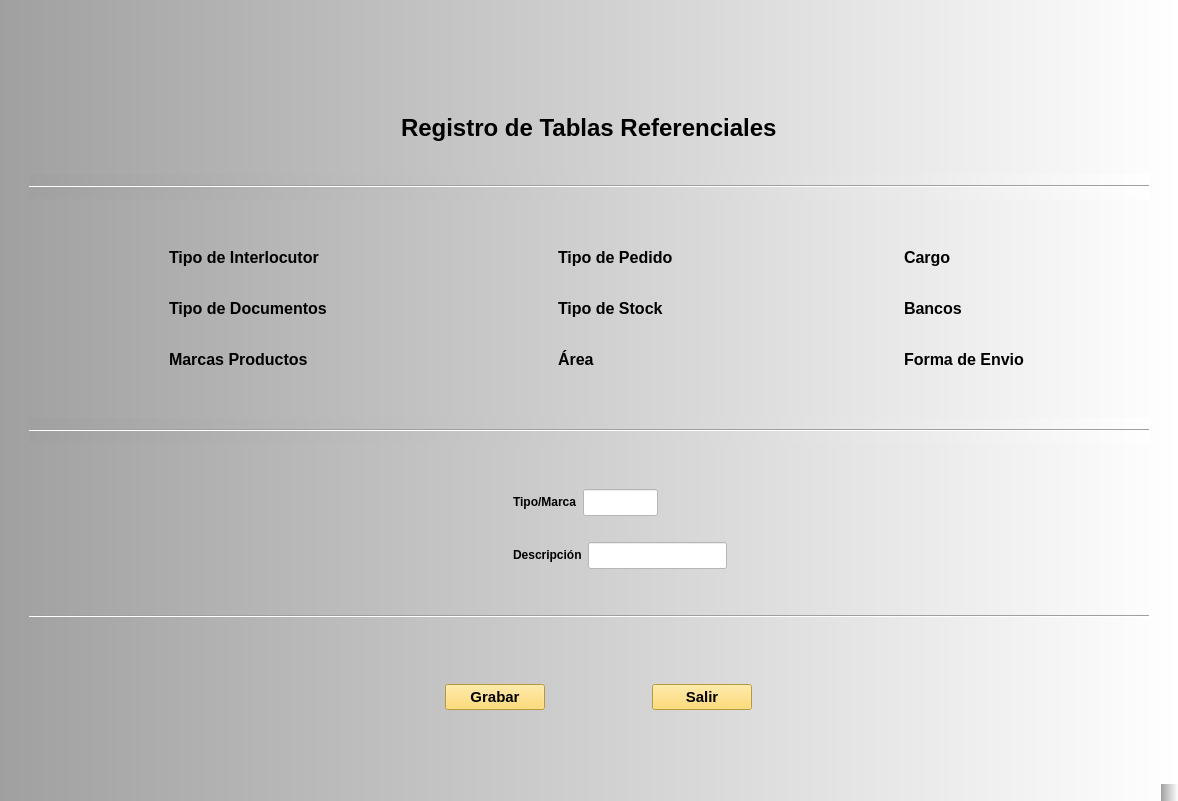
<?xml version="1.0" encoding="UTF-8"?>
<ui version="4.0">
 <class>MainWindow</class>
 <widget class="QMainWindow" name="MainWindow">
  <property name="geometry">
   <rect>
    <x>0</x>
    <y>0</y>
    <width>1178</width>
    <height>801</height>
   </rect>
  </property>
  <property name="windowTitle">
   <string>Registro de Tablas Referenciales</string>
  </property>
  <property name="styleSheet">
   <string notr="true">background-color: qlineargradient(spread:pad, x1:0, y1:0, x2:1, y2:0, stop:0 rgba(160, 160, 160, 255), stop:1 rgba(255, 255, 255, 255));





</string>
  </property>
  <property name="animated">
   <bool>true</bool>
  </property>
  <widget class="QWidget" name="centralwidget">
   <layout class="QGridLayout" name="gridLayout">
    <item row="0" column="0" rowspan="2">
     <spacer name="verticalSpacer_7">
      <property name="orientation">
       <enum>Qt::Vertical</enum>
      </property>
      <property name="sizeHint" stdset="0">
       <size>
        <width>20</width>
        <height>637</height>
       </size>
      </property>
     </spacer>
    </item>
    <item row="0" column="1">
     <spacer name="horizontalSpacer_18">
      <property name="orientation">
       <enum>Qt::Horizontal</enum>
      </property>
      <property name="sizeHint" stdset="0">
       <size>
        <width>794</width>
        <height>20</height>
       </size>
      </property>
     </spacer>
    </item>
    <item row="0" column="2" rowspan="2">
     <spacer name="verticalSpacer_8">
      <property name="orientation">
       <enum>Qt::Vertical</enum>
      </property>
      <property name="sizeHint" stdset="0">
       <size>
        <width>20</width>
        <height>637</height>
       </size>
      </property>
     </spacer>
    </item>
    <item row="1" column="1">
     <layout class="QVBoxLayout" name="verticalLayout_13">
      <item>
       <layout class="QHBoxLayout" name="horizontalLayout">
        <item>
         <widget class="QLabel" name="lbLogo_Mp">
          <property name="styleSheet">
           <string notr="true">background-color: rgba(255, 255, 255, 0);</string>
          </property>
         </widget>
        </item>
        <item>
         <spacer name="horizontalSpacer_17">
          <property name="orientation">
           <enum>Qt::Horizontal</enum>
          </property>
          <property name="sizeHint" stdset="0">
           <size>
            <width>506</width>
            <height>20</height>
           </size>
          </property>
         </spacer>
        </item>
        <item>
         <widget class="QLabel" name="lbLogo_Soc">
          <property name="styleSheet">
           <string notr="true">background-color: rgba(255, 255, 255, 0);</string>
          </property>
         </widget>
        </item>
       </layout>
      </item>
      <item>
       <layout class="QHBoxLayout" name="horizontalLayout_7">
        <item>
         <spacer name="horizontalSpacer_20">
          <property name="orientation">
           <enum>Qt::Horizontal</enum>
          </property>
          <property name="sizeHint" stdset="0">
           <size>
            <width>40</width>
            <height>20</height>
           </size>
          </property>
         </spacer>
        </item>
        <item>
         <widget class="QLabel" name="label_2">
          <property name="sizePolicy">
           <sizepolicy hsizetype="Preferred" vsizetype="Preferred">
            <horstretch>0</horstretch>
            <verstretch>0</verstretch>
           </sizepolicy>
          </property>
          <property name="maximumSize">
           <size>
            <width>16777215</width>
            <height>40</height>
           </size>
          </property>
          <property name="font">
           <font>
            <pointsize>18</pointsize>
            <weight>75</weight>
            <bold>true</bold>
           </font>
          </property>
          <property name="styleSheet">
           <string notr="true">background-color: rgba(255, 255, 255, 0);</string>
          </property>
          <property name="text">
           <string>Registro de Tablas Referenciales</string>
          </property>
         </widget>
        </item>
        <item>
         <spacer name="horizontalSpacer_22">
          <property name="orientation">
           <enum>Qt::Horizontal</enum>
          </property>
          <property name="sizeHint" stdset="0">
           <size>
            <width>40</width>
            <height>20</height>
           </size>
          </property>
         </spacer>
        </item>
       </layout>
      </item>
      <item>
       <spacer name="horizontalSpacer_35">
        <property name="orientation">
         <enum>Qt::Horizontal</enum>
        </property>
        <property name="sizeHint" stdset="0">
         <size>
          <width>40</width>
          <height>20</height>
         </size>
        </property>
       </spacer>
      </item>
      <item>
       <widget class="Line" name="line">
        <property name="sizePolicy">
         <sizepolicy hsizetype="Minimum" vsizetype="Expanding">
          <horstretch>0</horstretch>
          <verstretch>0</verstretch>
         </sizepolicy>
        </property>
        <property name="maximumSize">
         <size>
          <width>16777215</width>
          <height>25</height>
         </size>
        </property>
        <property name="orientation">
         <enum>Qt::Horizontal</enum>
        </property>
       </widget>
      </item>
      <item>
       <spacer name="verticalSpacer_9">
        <property name="orientation">
         <enum>Qt::Vertical</enum>
        </property>
        <property name="sizeType">
         <enum>QSizePolicy::Minimum</enum>
        </property>
        <property name="sizeHint" stdset="0">
         <size>
          <width>20</width>
          <height>40</height>
         </size>
        </property>
       </spacer>
      </item>
      <item>
       <layout class="QHBoxLayout" name="horizontalLayout_5">
        <item>
         <layout class="QVBoxLayout" name="verticalLayout_12">
          <item>
           <spacer name="horizontalSpacer">
            <property name="orientation">
             <enum>Qt::Horizontal</enum>
            </property>
            <property name="sizeType">
             <enum>QSizePolicy::Fixed</enum>
            </property>
            <property name="sizeHint" stdset="0">
             <size>
              <width>120</width>
              <height>20</height>
             </size>
            </property>
           </spacer>
          </item>
          <item>
           <spacer name="horizontalSpacer_2">
            <property name="orientation">
             <enum>Qt::Horizontal</enum>
            </property>
            <property name="sizeType">
             <enum>QSizePolicy::Fixed</enum>
            </property>
            <property name="sizeHint" stdset="0">
             <size>
              <width>120</width>
              <height>20</height>
             </size>
            </property>
           </spacer>
          </item>
         </layout>
        </item>
        <item>
         <layout class="QVBoxLayout" name="verticalLayout_4">
          <item>
           <widget class="QRadioButton" name="rbTipo_Interlocutor">
            <property name="font">
             <font>
              <family>MS Shell Dlg 2</family>
              <pointsize>12</pointsize>
              <weight>75</weight>
              <italic>false</italic>
              <bold>true</bold>
             </font>
            </property>
            <property name="styleSheet">
             <string notr="true">background-color: rgba(255, 255, 255, 0);</string>
            </property>
            <property name="text">
             <string>Tipo de Interlocutor</string>
            </property>
            <attribute name="buttonGroup">
             <string notr="true">btgTablas</string>
            </attribute>
           </widget>
          </item>
          <item>
           <spacer name="horizontalSpacer_27">
            <property name="orientation">
             <enum>Qt::Horizontal</enum>
            </property>
            <property name="sizeType">
             <enum>QSizePolicy::Minimum</enum>
            </property>
            <property name="sizeHint" stdset="0">
             <size>
              <width>40</width>
              <height>20</height>
             </size>
            </property>
           </spacer>
          </item>
          <item>
           <widget class="QRadioButton" name="rbTipo_Documentos">
            <property name="font">
             <font>
              <pointsize>12</pointsize>
              <weight>75</weight>
              <bold>true</bold>
             </font>
            </property>
            <property name="styleSheet">
             <string notr="true">background-color: rgba(255, 255, 255, 0);</string>
            </property>
            <property name="text">
             <string>Tipo de Documentos</string>
            </property>
            <attribute name="buttonGroup">
             <string notr="true">btgTablas</string>
            </attribute>
           </widget>
          </item>
          <item>
           <spacer name="horizontalSpacer_26">
            <property name="orientation">
             <enum>Qt::Horizontal</enum>
            </property>
            <property name="sizeType">
             <enum>QSizePolicy::Minimum</enum>
            </property>
            <property name="sizeHint" stdset="0">
             <size>
              <width>40</width>
              <height>20</height>
             </size>
            </property>
           </spacer>
          </item>
          <item>
           <widget class="QRadioButton" name="rbMarca_Productos">
            <property name="font">
             <font>
              <family>MS Shell Dlg 2</family>
              <pointsize>12</pointsize>
              <weight>75</weight>
              <italic>false</italic>
              <bold>true</bold>
             </font>
            </property>
            <property name="styleSheet">
             <string notr="true">background-color: rgba(255, 255, 255, 0);</string>
            </property>
            <property name="text">
             <string>Marcas Productos</string>
            </property>
            <attribute name="buttonGroup">
             <string notr="true">btgTablas</string>
            </attribute>
           </widget>
          </item>
         </layout>
        </item>
        <item>
         <layout class="QVBoxLayout" name="verticalLayout_11">
          <item>
           <spacer name="horizontalSpacer_3">
            <property name="orientation">
             <enum>Qt::Horizontal</enum>
            </property>
            <property name="sizeHint" stdset="0">
             <size>
              <width>108</width>
              <height>20</height>
             </size>
            </property>
           </spacer>
          </item>
          <item>
           <spacer name="horizontalSpacer_4">
            <property name="orientation">
             <enum>Qt::Horizontal</enum>
            </property>
            <property name="sizeHint" stdset="0">
             <size>
              <width>108</width>
              <height>20</height>
             </size>
            </property>
           </spacer>
          </item>
         </layout>
        </item>
        <item>
         <layout class="QVBoxLayout" name="verticalLayout_5">
          <item>
           <widget class="QRadioButton" name="rbTipo_Pedido">
            <property name="font">
             <font>
              <pointsize>12</pointsize>
              <weight>75</weight>
              <bold>true</bold>
             </font>
            </property>
            <property name="styleSheet">
             <string notr="true">background-color: rgba(255, 255, 255, 0);</string>
            </property>
            <property name="text">
             <string>Tipo de Pedido</string>
            </property>
            <attribute name="buttonGroup">
             <string notr="true">btgTablas</string>
            </attribute>
           </widget>
          </item>
          <item>
           <spacer name="horizontalSpacer_34">
            <property name="orientation">
             <enum>Qt::Horizontal</enum>
            </property>
            <property name="sizeType">
             <enum>QSizePolicy::Minimum</enum>
            </property>
            <property name="sizeHint" stdset="0">
             <size>
              <width>40</width>
              <height>20</height>
             </size>
            </property>
           </spacer>
          </item>
          <item>
           <widget class="QRadioButton" name="rbTipo_Stock">
            <property name="font">
             <font>
              <family>MS Shell Dlg 2</family>
              <pointsize>12</pointsize>
              <weight>75</weight>
              <italic>false</italic>
              <bold>true</bold>
             </font>
            </property>
            <property name="styleSheet">
             <string notr="true">background-color: rgba(255, 255, 255, 0);</string>
            </property>
            <property name="text">
             <string>Tipo de Stock</string>
            </property>
            <attribute name="buttonGroup">
             <string notr="true">btgTablas</string>
            </attribute>
           </widget>
          </item>
          <item>
           <spacer name="horizontalSpacer_25">
            <property name="orientation">
             <enum>Qt::Horizontal</enum>
            </property>
            <property name="sizeType">
             <enum>QSizePolicy::Minimum</enum>
            </property>
            <property name="sizeHint" stdset="0">
             <size>
              <width>40</width>
              <height>20</height>
             </size>
            </property>
           </spacer>
          </item>
          <item>
           <widget class="QRadioButton" name="rbArea">
            <property name="font">
             <font>
              <family>MS Shell Dlg 2</family>
              <pointsize>12</pointsize>
              <weight>75</weight>
              <italic>false</italic>
              <bold>true</bold>
             </font>
            </property>
            <property name="styleSheet">
             <string notr="true">background-color: rgba(255, 255, 255, 0);</string>
            </property>
            <property name="text">
             <string>Área</string>
            </property>
            <property name="autoExclusive">
             <bool>true</bool>
            </property>
            <attribute name="buttonGroup">
             <string notr="true">btgTablas</string>
            </attribute>
           </widget>
          </item>
         </layout>
        </item>
        <item>
         <layout class="QVBoxLayout" name="verticalLayout_10">
          <item>
           <spacer name="horizontalSpacer_5">
            <property name="orientation">
             <enum>Qt::Horizontal</enum>
            </property>
            <property name="sizeHint" stdset="0">
             <size>
              <width>108</width>
              <height>20</height>
             </size>
            </property>
           </spacer>
          </item>
          <item>
           <spacer name="horizontalSpacer_12">
            <property name="orientation">
             <enum>Qt::Horizontal</enum>
            </property>
            <property name="sizeHint" stdset="0">
             <size>
              <width>108</width>
              <height>20</height>
             </size>
            </property>
           </spacer>
          </item>
         </layout>
        </item>
        <item>
         <layout class="QVBoxLayout" name="verticalLayout_7">
          <item>
           <widget class="QRadioButton" name="rbCargo">
            <property name="font">
             <font>
              <family>MS Shell Dlg 2</family>
              <pointsize>12</pointsize>
              <weight>75</weight>
              <italic>false</italic>
              <bold>true</bold>
             </font>
            </property>
            <property name="styleSheet">
             <string notr="true">background-color: rgba(255, 255, 255, 0);</string>
            </property>
            <property name="text">
             <string>Cargo</string>
            </property>
            <attribute name="buttonGroup">
             <string notr="true">btgTablas</string>
            </attribute>
           </widget>
          </item>
          <item>
           <spacer name="horizontalSpacer_24">
            <property name="orientation">
             <enum>Qt::Horizontal</enum>
            </property>
            <property name="sizeType">
             <enum>QSizePolicy::Minimum</enum>
            </property>
            <property name="sizeHint" stdset="0">
             <size>
              <width>40</width>
              <height>20</height>
             </size>
            </property>
           </spacer>
          </item>
          <item>
           <widget class="QRadioButton" name="rbBancos">
            <property name="font">
             <font>
              <family>MS Shell Dlg 2</family>
              <pointsize>12</pointsize>
              <weight>75</weight>
              <italic>false</italic>
              <bold>true</bold>
             </font>
            </property>
            <property name="styleSheet">
             <string notr="true">background-color: rgba(255, 255, 255, 0);</string>
            </property>
            <property name="text">
             <string>Bancos</string>
            </property>
            <attribute name="buttonGroup">
             <string notr="true">btgTablas</string>
            </attribute>
           </widget>
          </item>
          <item>
           <spacer name="horizontalSpacer_36">
            <property name="orientation">
             <enum>Qt::Horizontal</enum>
            </property>
            <property name="sizeType">
             <enum>QSizePolicy::Minimum</enum>
            </property>
            <property name="sizeHint" stdset="0">
             <size>
              <width>40</width>
              <height>20</height>
             </size>
            </property>
           </spacer>
          </item>
          <item>
           <widget class="QRadioButton" name="rbForma_Envio">
            <property name="font">
             <font>
              <family>MS Shell Dlg 2</family>
              <pointsize>12</pointsize>
              <weight>75</weight>
              <italic>false</italic>
              <bold>true</bold>
             </font>
            </property>
            <property name="styleSheet">
             <string notr="true">background-color: rgba(255, 255, 255, 0);</string>
            </property>
            <property name="text">
             <string>Forma de Envio</string>
            </property>
            <attribute name="buttonGroup">
             <string notr="true">btgTablas</string>
            </attribute>
           </widget>
          </item>
         </layout>
        </item>
        <item>
         <layout class="QVBoxLayout" name="verticalLayout_9">
          <item>
           <spacer name="horizontalSpacer_6">
            <property name="orientation">
             <enum>Qt::Horizontal</enum>
            </property>
            <property name="sizeType">
             <enum>QSizePolicy::Fixed</enum>
            </property>
            <property name="sizeHint" stdset="0">
             <size>
              <width>120</width>
              <height>20</height>
             </size>
            </property>
           </spacer>
          </item>
          <item>
           <spacer name="horizontalSpacer_21">
            <property name="orientation">
             <enum>Qt::Horizontal</enum>
            </property>
            <property name="sizeType">
             <enum>QSizePolicy::Fixed</enum>
            </property>
            <property name="sizeHint" stdset="0">
             <size>
              <width>120</width>
              <height>20</height>
             </size>
            </property>
           </spacer>
          </item>
         </layout>
        </item>
       </layout>
      </item>
      <item>
       <spacer name="verticalSpacer_11">
        <property name="orientation">
         <enum>Qt::Vertical</enum>
        </property>
        <property name="sizeType">
         <enum>QSizePolicy::Minimum</enum>
        </property>
        <property name="sizeHint" stdset="0">
         <size>
          <width>20</width>
          <height>40</height>
         </size>
        </property>
       </spacer>
      </item>
      <item>
       <widget class="Line" name="line_2">
        <property name="sizePolicy">
         <sizepolicy hsizetype="Minimum" vsizetype="Expanding">
          <horstretch>0</horstretch>
          <verstretch>0</verstretch>
         </sizepolicy>
        </property>
        <property name="maximumSize">
         <size>
          <width>16777215</width>
          <height>25</height>
         </size>
        </property>
        <property name="orientation">
         <enum>Qt::Horizontal</enum>
        </property>
       </widget>
      </item>
      <item>
       <spacer name="verticalSpacer_4">
        <property name="orientation">
         <enum>Qt::Vertical</enum>
        </property>
        <property name="sizeType">
         <enum>QSizePolicy::Minimum</enum>
        </property>
        <property name="sizeHint" stdset="0">
         <size>
          <width>20</width>
          <height>40</height>
         </size>
        </property>
       </spacer>
      </item>
      <item>
       <layout class="QHBoxLayout" name="horizontalLayout_6">
        <item>
         <layout class="QVBoxLayout" name="verticalLayout_3">
          <item>
           <spacer name="horizontalSpacer_8">
            <property name="orientation">
             <enum>Qt::Horizontal</enum>
            </property>
            <property name="sizeHint" stdset="0">
             <size>
              <width>388</width>
              <height>20</height>
             </size>
            </property>
           </spacer>
          </item>
          <item>
           <spacer name="horizontalSpacer_9">
            <property name="orientation">
             <enum>Qt::Horizontal</enum>
            </property>
            <property name="sizeHint" stdset="0">
             <size>
              <width>388</width>
              <height>20</height>
             </size>
            </property>
           </spacer>
          </item>
         </layout>
        </item>
        <item>
         <spacer name="horizontalSpacer_29">
          <property name="orientation">
           <enum>Qt::Horizontal</enum>
          </property>
          <property name="sizeType">
           <enum>QSizePolicy::Minimum</enum>
          </property>
          <property name="sizeHint" stdset="0">
           <size>
            <width>40</width>
            <height>20</height>
           </size>
          </property>
         </spacer>
        </item>
        <item>
         <spacer name="verticalSpacer">
          <property name="orientation">
           <enum>Qt::Vertical</enum>
          </property>
          <property name="sizeType">
           <enum>QSizePolicy::Minimum</enum>
          </property>
          <property name="sizeHint" stdset="0">
           <size>
            <width>20</width>
            <height>40</height>
           </size>
          </property>
         </spacer>
        </item>
        <item>
         <spacer name="horizontalSpacer_30">
          <property name="orientation">
           <enum>Qt::Horizontal</enum>
          </property>
          <property name="sizeType">
           <enum>QSizePolicy::Minimum</enum>
          </property>
          <property name="sizeHint" stdset="0">
           <size>
            <width>40</width>
            <height>20</height>
           </size>
          </property>
         </spacer>
        </item>
        <item>
         <layout class="QVBoxLayout" name="verticalLayout">
          <item>
           <layout class="QHBoxLayout" name="horizontalLayout_3">
            <item>
             <widget class="QLabel" name="lbTipo_Marca">
              <property name="styleSheet">
               <string notr="true">font: 12pt &quot;MS Shell Dlg 2&quot;;
background-color: rgba(255, 255, 255, 0);</string>
              </property>
              <property name="text">
               <string>&lt;html&gt;&lt;head/&gt;&lt;body&gt;&lt;p&gt;&lt;span style=&quot; font-weight:600;&quot;&gt;Tipo/Marca&lt;/span&gt;&lt;/p&gt;&lt;/body&gt;&lt;/html&gt;</string>
              </property>
             </widget>
            </item>
            <item>
             <widget class="QLineEdit" name="leTipo_Marca">
              <property name="maximumSize">
               <size>
                <width>75</width>
                <height>16777215</height>
               </size>
              </property>
              <property name="font">
               <font>
                <pointsize>12</pointsize>
                <weight>50</weight>
                <bold>false</bold>
               </font>
              </property>
              <property name="styleSheet">
               <string notr="true">background-color: rgb(255, 255, 255);


</string>
              </property>
              <property name="maxLength">
               <number>2</number>
              </property>
             </widget>
            </item>
            <item>
             <spacer name="horizontalSpacer_23">
              <property name="orientation">
               <enum>Qt::Horizontal</enum>
              </property>
              <property name="sizeHint" stdset="0">
               <size>
                <width>40</width>
                <height>20</height>
               </size>
              </property>
             </spacer>
            </item>
           </layout>
          </item>
          <item>
           <spacer name="horizontalSpacer_31">
            <property name="orientation">
             <enum>Qt::Horizontal</enum>
            </property>
            <property name="sizeHint" stdset="0">
             <size>
              <width>40</width>
              <height>20</height>
             </size>
            </property>
           </spacer>
          </item>
          <item>
           <layout class="QHBoxLayout" name="horizontalLayout_4">
            <item>
             <widget class="QLabel" name="lbDescripcion">
              <property name="styleSheet">
               <string notr="true">font: 12pt &quot;MS Shell Dlg 2&quot;;
background-color: rgba(255, 255, 255, 0);</string>
              </property>
              <property name="text">
               <string>&lt;html&gt;&lt;head/&gt;&lt;body&gt;&lt;p&gt;&lt;span style=&quot; font-weight:600;&quot;&gt;Descripción&lt;/span&gt;&lt;/p&gt;&lt;/body&gt;&lt;/html&gt;</string>
              </property>
             </widget>
            </item>
            <item>
             <widget class="QLineEdit" name="leDescripcion">
              <property name="maximumSize">
               <size>
                <width>150</width>
                <height>16777215</height>
               </size>
              </property>
              <property name="font">
               <font>
                <pointsize>12</pointsize>
                <weight>50</weight>
                <bold>false</bold>
               </font>
              </property>
              <property name="styleSheet">
               <string notr="true">background-color: rgb(255, 255, 255);</string>
              </property>
              <property name="maxLength">
               <number>25</number>
              </property>
             </widget>
            </item>
            <item>
             <spacer name="horizontalSpacer_28">
              <property name="orientation">
               <enum>Qt::Horizontal</enum>
              </property>
              <property name="sizeHint" stdset="0">
               <size>
                <width>40</width>
                <height>20</height>
               </size>
              </property>
             </spacer>
            </item>
           </layout>
          </item>
         </layout>
        </item>
        <item>
         <layout class="QVBoxLayout" name="verticalLayout_2">
          <item>
           <spacer name="horizontalSpacer_10">
            <property name="orientation">
             <enum>Qt::Horizontal</enum>
            </property>
            <property name="sizeHint" stdset="0">
             <size>
              <width>388</width>
              <height>20</height>
             </size>
            </property>
           </spacer>
          </item>
          <item>
           <spacer name="horizontalSpacer_11">
            <property name="orientation">
             <enum>Qt::Horizontal</enum>
            </property>
            <property name="sizeHint" stdset="0">
             <size>
              <width>388</width>
              <height>20</height>
             </size>
            </property>
           </spacer>
          </item>
         </layout>
        </item>
       </layout>
      </item>
      <item>
       <spacer name="verticalSpacer_3">
        <property name="orientation">
         <enum>Qt::Vertical</enum>
        </property>
        <property name="sizeType">
         <enum>QSizePolicy::Minimum</enum>
        </property>
        <property name="sizeHint" stdset="0">
         <size>
          <width>20</width>
          <height>40</height>
         </size>
        </property>
       </spacer>
      </item>
      <item>
       <widget class="Line" name="line_3">
        <property name="orientation">
         <enum>Qt::Horizontal</enum>
        </property>
       </widget>
      </item>
      <item>
       <spacer name="verticalSpacer_5">
        <property name="orientation">
         <enum>Qt::Vertical</enum>
        </property>
        <property name="sizeType">
         <enum>QSizePolicy::Minimum</enum>
        </property>
        <property name="sizeHint" stdset="0">
         <size>
          <width>20</width>
          <height>40</height>
         </size>
        </property>
       </spacer>
      </item>
      <item>
       <spacer name="horizontalSpacer_32">
        <property name="orientation">
         <enum>Qt::Horizontal</enum>
        </property>
        <property name="sizeHint" stdset="0">
         <size>
          <width>40</width>
          <height>20</height>
         </size>
        </property>
       </spacer>
      </item>
      <item>
       <layout class="QHBoxLayout" name="horizontalLayout_2">
        <item>
         <spacer name="horizontalSpacer_14">
          <property name="orientation">
           <enum>Qt::Horizontal</enum>
          </property>
          <property name="sizeType">
           <enum>QSizePolicy::Minimum</enum>
          </property>
          <property name="sizeHint" stdset="0">
           <size>
            <width>358</width>
            <height>20</height>
           </size>
          </property>
         </spacer>
        </item>
        <item>
         <widget class="QPushButton" name="pbGrabar">
          <property name="maximumSize">
           <size>
            <width>100</width>
            <height>16777215</height>
           </size>
          </property>
          <property name="font">
           <font>
            <family>MS Shell Dlg 2</family>
            <pointsize>11</pointsize>
            <weight>75</weight>
            <italic>false</italic>
            <bold>true</bold>
           </font>
          </property>
          <property name="styleSheet">
           <string notr="true">background-color: rgb(255, 213, 79);</string>
          </property>
          <property name="text">
           <string>Grabar</string>
          </property>
         </widget>
        </item>
        <item>
         <spacer name="horizontalSpacer_15">
          <property name="orientation">
           <enum>Qt::Horizontal</enum>
          </property>
          <property name="sizeType">
           <enum>QSizePolicy::Minimum</enum>
          </property>
          <property name="sizeHint" stdset="0">
           <size>
            <width>43</width>
            <height>24</height>
           </size>
          </property>
         </spacer>
        </item>
        <item>
         <widget class="QPushButton" name="pbSalir">
          <property name="maximumSize">
           <size>
            <width>100</width>
            <height>16777215</height>
           </size>
          </property>
          <property name="font">
           <font>
            <pointsize>11</pointsize>
            <weight>75</weight>
            <bold>true</bold>
           </font>
          </property>
          <property name="styleSheet">
           <string notr="true">background-color: rgb(255, 213, 79);</string>
          </property>
          <property name="text">
           <string>Salir</string>
          </property>
         </widget>
        </item>
        <item>
         <spacer name="horizontalSpacer_16">
          <property name="orientation">
           <enum>Qt::Horizontal</enum>
          </property>
          <property name="sizeType">
           <enum>QSizePolicy::Minimum</enum>
          </property>
          <property name="sizeHint" stdset="0">
           <size>
            <width>338</width>
            <height>20</height>
           </size>
          </property>
         </spacer>
        </item>
       </layout>
      </item>
     </layout>
    </item>
    <item row="2" column="1">
     <spacer name="horizontalSpacer_33">
      <property name="orientation">
       <enum>Qt::Horizontal</enum>
      </property>
      <property name="sizeHint" stdset="0">
       <size>
        <width>40</width>
        <height>20</height>
       </size>
      </property>
     </spacer>
    </item>
    <item row="3" column="1">
     <spacer name="verticalSpacer_6">
      <property name="orientation">
       <enum>Qt::Vertical</enum>
      </property>
      <property name="sizeType">
       <enum>QSizePolicy::Minimum</enum>
      </property>
      <property name="sizeHint" stdset="0">
       <size>
        <width>20</width>
        <height>40</height>
       </size>
      </property>
     </spacer>
    </item>
   </layout>
  </widget>
  <widget class="QMenuBar" name="menubar">
   <property name="geometry">
    <rect>
     <x>0</x>
     <y>0</y>
     <width>1178</width>
     <height>21</height>
    </rect>
   </property>
  </widget>
  <widget class="QStatusBar" name="statusbar"/>
 </widget>
 <tabstops>
  <tabstop>rbTipo_Interlocutor</tabstop>
  <tabstop>rbTipo_Documentos</tabstop>
  <tabstop>rbMarca_Productos</tabstop>
  <tabstop>rbTipo_Pedido</tabstop>
  <tabstop>rbTipo_Stock</tabstop>
  <tabstop>rbArea</tabstop>
  <tabstop>rbCargo</tabstop>
  <tabstop>rbBancos</tabstop>
  <tabstop>rbForma_Envio</tabstop>
  <tabstop>leTipo_Marca</tabstop>
  <tabstop>leDescripcion</tabstop>
  <tabstop>pbGrabar</tabstop>
  <tabstop>pbSalir</tabstop>
 </tabstops>
 <resources>
  <include location="../../Actividad #2/Pantalla de Solicitud de Pedido/Multicable.qrc"/>
 </resources>
 <connections/>
 <buttongroups>
  <buttongroup name="btgTablas"/>
 </buttongroups>
</ui>
